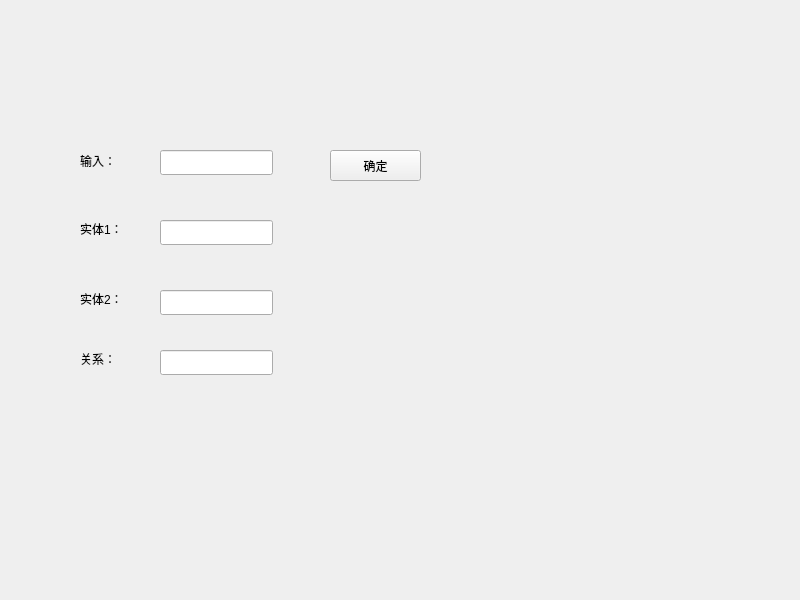
<?xml version="1.0" encoding="UTF-8"?>
<ui version="4.0">
 <class>MainWindow</class>
 <widget class="QMainWindow" name="MainWindow">
  <property name="geometry">
   <rect>
    <x>0</x>
    <y>0</y>
    <width>800</width>
    <height>600</height>
   </rect>
  </property>
  <property name="windowTitle">
   <string>MainWindow</string>
  </property>
  <widget class="QWidget" name="centralwidget">
   <widget class="QLabel" name="label">
    <property name="geometry">
     <rect>
      <x>80</x>
      <y>150</y>
      <width>71</width>
      <height>21</height>
     </rect>
    </property>
    <property name="text">
     <string>输入：</string>
    </property>
   </widget>
   <widget class="QLineEdit" name="lineEdit">
    <property name="geometry">
     <rect>
      <x>160</x>
      <y>150</y>
      <width>113</width>
      <height>25</height>
     </rect>
    </property>
   </widget>
   <widget class="QPushButton" name="pushButton">
    <property name="geometry">
     <rect>
      <x>330</x>
      <y>150</y>
      <width>91</width>
      <height>31</height>
     </rect>
    </property>
    <property name="text">
     <string>确定</string>
    </property>
   </widget>
   <widget class="QLabel" name="label_2">
    <property name="geometry">
     <rect>
      <x>80</x>
      <y>220</y>
      <width>67</width>
      <height>17</height>
     </rect>
    </property>
    <property name="text">
     <string>实体1：</string>
    </property>
   </widget>
   <widget class="QLineEdit" name="lineEdit_2">
    <property name="geometry">
     <rect>
      <x>160</x>
      <y>220</y>
      <width>113</width>
      <height>25</height>
     </rect>
    </property>
   </widget>
   <widget class="QLabel" name="label_3">
    <property name="geometry">
     <rect>
      <x>80</x>
      <y>290</y>
      <width>67</width>
      <height>17</height>
     </rect>
    </property>
    <property name="text">
     <string>实体2：</string>
    </property>
   </widget>
   <widget class="QLineEdit" name="lineEdit_3">
    <property name="geometry">
     <rect>
      <x>160</x>
      <y>290</y>
      <width>113</width>
      <height>25</height>
     </rect>
    </property>
   </widget>
   <widget class="QLabel" name="label_4">
    <property name="geometry">
     <rect>
      <x>80</x>
      <y>350</y>
      <width>67</width>
      <height>17</height>
     </rect>
    </property>
    <property name="text">
     <string>关系：</string>
    </property>
   </widget>
   <widget class="QLineEdit" name="lineEdit_4">
    <property name="geometry">
     <rect>
      <x>160</x>
      <y>350</y>
      <width>113</width>
      <height>25</height>
     </rect>
    </property>
   </widget>
  </widget>
 </widget>
 <resources/>
 <connections/>
</ui>
